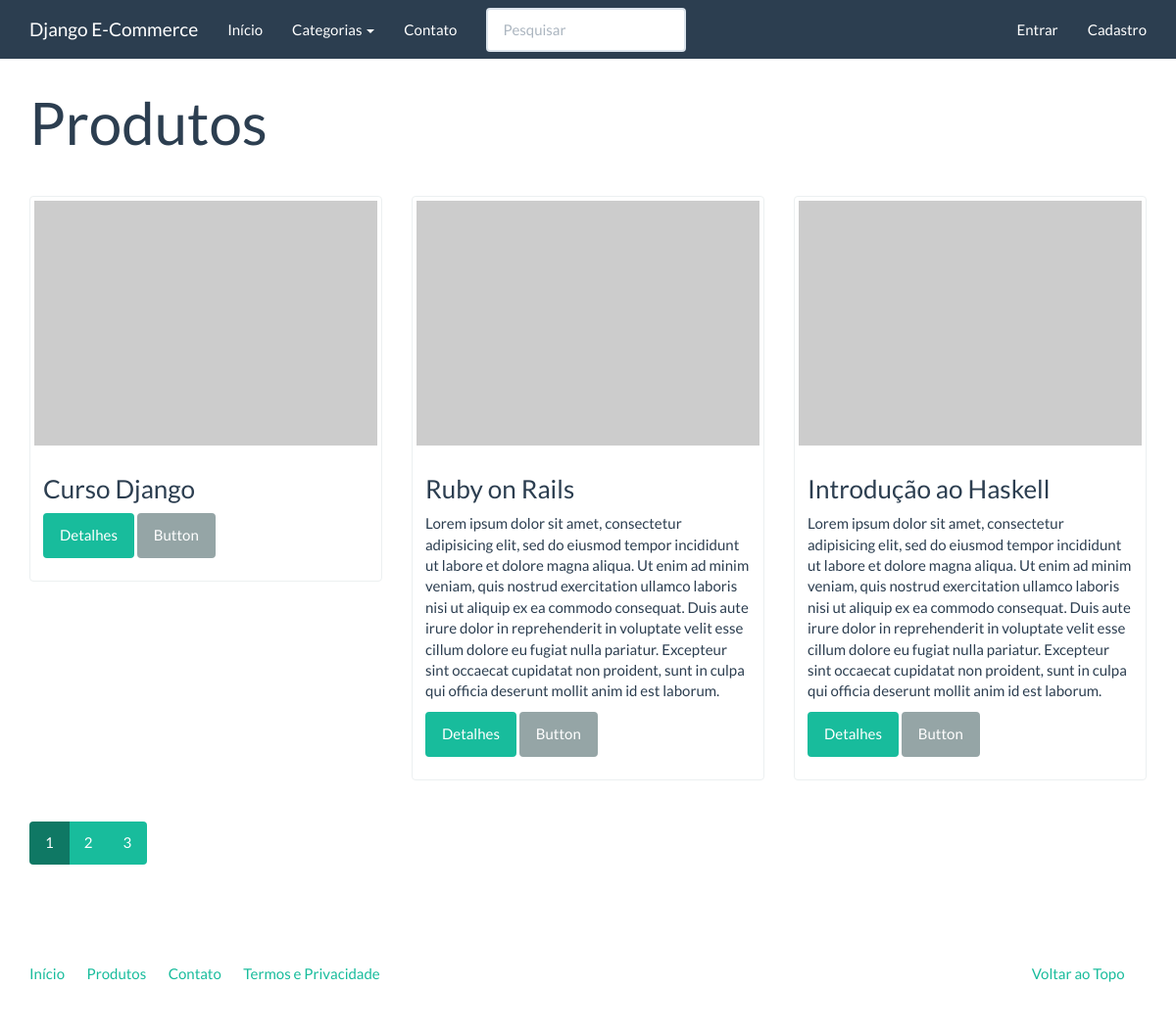
Page /catalogo/ on the earlier database version.
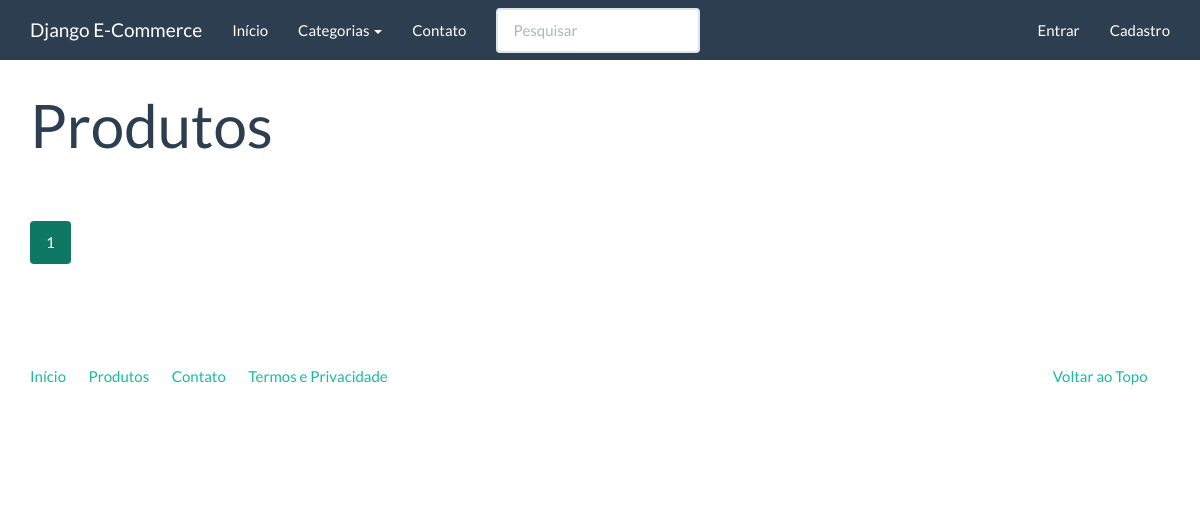
Same page on the later database version.
### catalog/models.py (models this page shows, shortened)
class Product(models.Model):
    name = models.CharField('Nome', max_length=100)
    slug = models.SlugField('Slug')
    category = models.ForeignKey(Category, verbose_name='Categoria')
    description = models.TextField('Descrição', blank=True)
    class Meta:
        verbose_name = 'Produto'
        verbose_name_plural = 'Produtos'

### catalog/views.py (the view)
def index(request):
    q = request.GET.get('q', None)
    if q:
        products = Product.objects.filter(name__icontains=q)
    else:
        products = Product.objects.all()
    paginator = Paginator(products, 3)
    try:
        page_number = int(request.GET.get('page', 1))
        page_obj = paginator.page(page_number)
    except (ValueError, EmptyPage):
        raise Http404
    context = {
        'products': page_obj.object_list,
        'page_obj': page_obj,
        'paginator': paginator,
    }
    return render(request, 'catalog/index.html', context)

### catalog/context_processors.py (called while the page is built)
def categories(request):
    return {
        'categories': Category.objects.all()
    }

### core/templatetags/pagination.py (called while the page is built)
@register.inclusion_tag('pagination.html')
def pagination(request, paginator, page_obj):
    context = {
        'paginator': paginator,
        'page_obj': page_obj
    }
    getvars = request.GET.copy()
    if 'page' in getvars:
        del getvars['page']
    if len(getvars) > 0:
        context['getvars'] = '&%s' % getvars.urlencode()
    else:
        context['getvars'] = ''
    return context

### catalog/templates/catalog/index.html (shortened to what this page needs)
{% extends "base.html" %}
{% load pagination %}
{% block container %}
<div class="page-header">
	<h1>Produtos</h1>
</div>
<div class="row">
	{% for product in products %}
	{% include "catalog/_product.html" %}
	{% endfor %}
</div>
{% pagination request paginator page_obj %}
{% endblock %}

### catalog/templates/catalog/_product.html
<div class="col-sm-6 col-md-4">
    <div class="thumbnail">
        <a href="{% url 'catalog:product' product.slug %}">
            <img src="http://placehold.it/350x250" alt="" />
        </a>
        <div class="caption">
            <h3>{{ product.name }}</h3>
            {{ product.description|linebreaks }}
            <p><a href="{% url 'catalog:product' product.slug %}" class="btn btn-success">Detalhes</a> <a href="#" class="btn btn-default">Button</a></p>
        </div>
    </div>
</div>

Differences in the rows shown:
removed Product: name "Curso Django"
removed Product: name "Ruby on Rails", description "Lorem ipsum dolor sit amet, consectetur adipisicing elit, sed do eiusmod tempor incididunt ut labore et dolore magna aliqua. Ut enim ad minim veniam, quis nostrud exercitation ullamco laboris nisi ut aliquip ex ea commodo consequat. Duis aute irure dolor in reprehenderit in voluptate velit esse cillum dolore eu fugiat nulla pariatur. Excepteur sint occaecat cupidatat non proident, sunt in culpa qui officia deserunt mollit anim id est laborum."
removed Product: name "Introdução ao Haskell", description "Lorem ipsum dolor sit amet, consectetur adipisicing elit, sed do eiusmod tempor incididunt ut labore et dolore magna aliqua. Ut enim ad minim veniam, quis nostrud exercitation ullamco laboris nisi ut aliquip ex ea commodo consequat. Duis aute irure dolor in reprehenderit in voluptate velit esse cillum dolore eu fugiat nulla pariatur. Excepteur sint occaecat cupidatat non proident, sunt in culpa qui officia deserunt mollit anim id est laborum."
Other differences:
list line gone: "2"
list line gone: "3"
